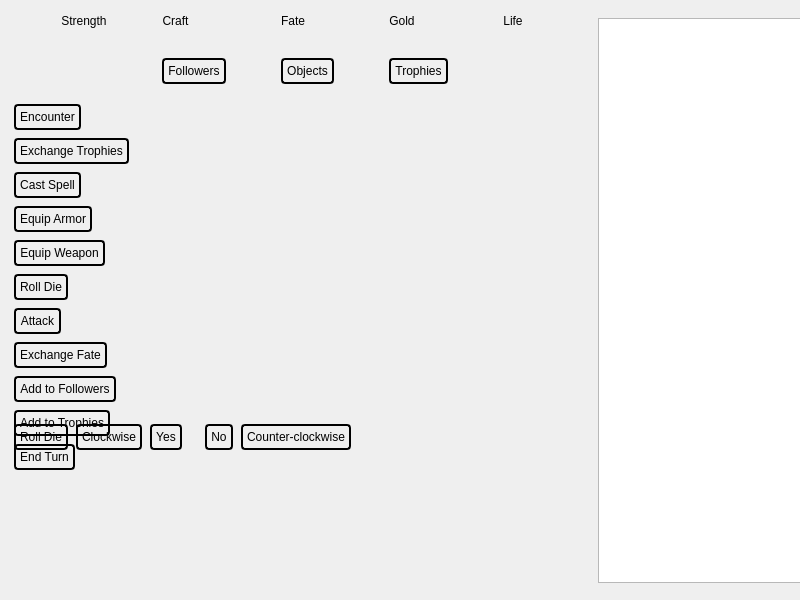
<?xml version="1.0" encoding="UTF-8"?>
<ui version="4.0">
 <class>TheBigWindow</class>
 <widget class="QWidget" name="TheBigWindow">
  <property name="geometry">
   <rect>
    <x>0</x>
    <y>0</y>
    <width>800</width>
    <height>600</height>
   </rect>
  </property>
  <property name="sizePolicy">
   <sizepolicy hsizetype="MinimumExpanding" vsizetype="MinimumExpanding">
    <horstretch>1</horstretch>
    <verstretch>1</verstretch>
   </sizepolicy>
  </property>
  <property name="sizeIncrement">
   <size>
    <width>1</width>
    <height>1</height>
   </size>
  </property>
  <property name="contextMenuPolicy">
   <enum>Qt::NoContextMenu</enum>
  </property>
  <property name="windowTitle">
   <string>Talisman</string>
  </property>
  <property name="windowIcon">
   <iconset>
    <normaloff>images/talisman-icon.gif</normaloff>images/talisman-icon.gif</iconset>
  </property>
  <property name="styleSheet">
   <string notr="true">QPushButton {
	background-image: url(images/CardTexture.jpg);
    border: 2px solid black; 
    border-radius: 4px; 
	padding: 4px;
	margin: 4px;
}

QPushButton:hover {
	border-color: green; 
	color: green;
}

QPushButton:pressed  {
	border-color: rgba(0, 0, 0, 50%);
	color: rgba(0, 0, 0, 50%);
}

QPushButton, QLabel {
	font-family: &quot;Windlass&quot;;
}

QLabel {
	background-color: rgba(0,0,0,0%);
	padding: 4px;
}</string>
  </property>
  <widget class="QWidget" name="layoutWidget">
   <property name="geometry">
    <rect>
     <x>590</x>
     <y>10</y>
     <width>274</width>
     <height>581</height>
    </rect>
   </property>
   <layout class="QVBoxLayout" name="boardPanel">
    <property name="spacing">
     <number>8</number>
    </property>
    <property name="sizeConstraint">
     <enum>QLayout::SetMinimumSize</enum>
    </property>
    <property name="margin">
     <number>8</number>
    </property>
    <item>
     <layout class="QHBoxLayout" name="bigSquare">
      <property name="spacing">
       <number>0</number>
      </property>
      <property name="sizeConstraint">
       <enum>QLayout::SetMinimumSize</enum>
      </property>
     </layout>
    </item>
    <item>
     <widget class="QTextEdit" name="txtLog">
      <property name="sizePolicy">
       <sizepolicy hsizetype="Minimum" vsizetype="Minimum">
        <horstretch>0</horstretch>
        <verstretch>0</verstretch>
       </sizepolicy>
      </property>
      <property name="frameShape">
       <enum>QFrame::StyledPanel</enum>
      </property>
      <property name="readOnly">
       <bool>true</bool>
      </property>
     </widget>
    </item>
   </layout>
  </widget>
  <widget class="QWidget" name="layoutWidget">
   <property name="geometry">
    <rect>
     <x>10</x>
     <y>10</y>
     <width>569</width>
     <height>77</height>
    </rect>
   </property>
   <layout class="QGridLayout" name="charDetailsPanel">
    <property name="sizeConstraint">
     <enum>QLayout::SetMinimumSize</enum>
    </property>
    <property name="spacing">
     <number>0</number>
    </property>
    <item row="0" column="4">
     <widget class="QLabel" name="lblLife">
      <property name="sizePolicy">
       <sizepolicy hsizetype="Fixed" vsizetype="Minimum">
        <horstretch>0</horstretch>
        <verstretch>0</verstretch>
       </sizepolicy>
      </property>
      <property name="layoutDirection">
       <enum>Qt::LeftToRight</enum>
      </property>
      <property name="text">
       <string>Life</string>
      </property>
      <property name="alignment">
       <set>Qt::AlignCenter</set>
      </property>
     </widget>
    </item>
    <item row="0" column="3">
     <widget class="QLabel" name="lblGold">
      <property name="sizePolicy">
       <sizepolicy hsizetype="Fixed" vsizetype="Minimum">
        <horstretch>0</horstretch>
        <verstretch>0</verstretch>
       </sizepolicy>
      </property>
      <property name="layoutDirection">
       <enum>Qt::LeftToRight</enum>
      </property>
      <property name="text">
       <string>Gold</string>
      </property>
      <property name="alignment">
       <set>Qt::AlignCenter</set>
      </property>
     </widget>
    </item>
    <item row="1" column="0">
     <widget class="QLabel" name="lblStrPts">
      <property name="sizePolicy">
       <sizepolicy hsizetype="Fixed" vsizetype="Minimum">
        <horstretch>0</horstretch>
        <verstretch>0</verstretch>
       </sizepolicy>
      </property>
      <property name="layoutDirection">
       <enum>Qt::LeftToRight</enum>
      </property>
      <property name="text">
       <string/>
      </property>
      <property name="alignment">
       <set>Qt::AlignCenter</set>
      </property>
     </widget>
    </item>
    <item row="1" column="1">
     <widget class="QLabel" name="lblCftPts">
      <property name="sizePolicy">
       <sizepolicy hsizetype="Fixed" vsizetype="Minimum">
        <horstretch>0</horstretch>
        <verstretch>0</verstretch>
       </sizepolicy>
      </property>
      <property name="layoutDirection">
       <enum>Qt::LeftToRight</enum>
      </property>
      <property name="text">
       <string/>
      </property>
      <property name="alignment">
       <set>Qt::AlignCenter</set>
      </property>
     </widget>
    </item>
    <item row="1" column="2">
     <widget class="QLabel" name="lblFatePts">
      <property name="sizePolicy">
       <sizepolicy hsizetype="Fixed" vsizetype="Minimum">
        <horstretch>0</horstretch>
        <verstretch>0</verstretch>
       </sizepolicy>
      </property>
      <property name="layoutDirection">
       <enum>Qt::LeftToRight</enum>
      </property>
      <property name="text">
       <string/>
      </property>
      <property name="alignment">
       <set>Qt::AlignCenter</set>
      </property>
     </widget>
    </item>
    <item row="1" column="3">
     <widget class="QLabel" name="lblGoldPts">
      <property name="sizePolicy">
       <sizepolicy hsizetype="Fixed" vsizetype="Minimum">
        <horstretch>0</horstretch>
        <verstretch>0</verstretch>
       </sizepolicy>
      </property>
      <property name="layoutDirection">
       <enum>Qt::LeftToRight</enum>
      </property>
      <property name="text">
       <string/>
      </property>
      <property name="alignment">
       <set>Qt::AlignCenter</set>
      </property>
     </widget>
    </item>
    <item row="1" column="4">
     <widget class="QLabel" name="lblLifePts">
      <property name="sizePolicy">
       <sizepolicy hsizetype="Fixed" vsizetype="Minimum">
        <horstretch>0</horstretch>
        <verstretch>0</verstretch>
       </sizepolicy>
      </property>
      <property name="layoutDirection">
       <enum>Qt::LeftToRight</enum>
      </property>
      <property name="text">
       <string/>
      </property>
      <property name="alignment">
       <set>Qt::AlignCenter</set>
      </property>
     </widget>
    </item>
    <item row="2" column="1">
     <widget class="QPushButton" name="btnListFollowers">
      <property name="sizePolicy">
       <sizepolicy hsizetype="Fixed" vsizetype="Fixed">
        <horstretch>0</horstretch>
        <verstretch>0</verstretch>
       </sizepolicy>
      </property>
      <property name="text">
       <string>Followers</string>
      </property>
     </widget>
    </item>
    <item row="2" column="2">
     <widget class="QPushButton" name="btnListObjects">
      <property name="sizePolicy">
       <sizepolicy hsizetype="Fixed" vsizetype="Fixed">
        <horstretch>0</horstretch>
        <verstretch>0</verstretch>
       </sizepolicy>
      </property>
      <property name="text">
       <string>Objects</string>
      </property>
     </widget>
    </item>
    <item row="2" column="3">
     <widget class="QPushButton" name="btnListTrophies">
      <property name="sizePolicy">
       <sizepolicy hsizetype="Fixed" vsizetype="Fixed">
        <horstretch>0</horstretch>
        <verstretch>0</verstretch>
       </sizepolicy>
      </property>
      <property name="text">
       <string>Trophies</string>
      </property>
     </widget>
    </item>
    <item row="0" column="2">
     <widget class="QLabel" name="lblFate">
      <property name="sizePolicy">
       <sizepolicy hsizetype="Fixed" vsizetype="Minimum">
        <horstretch>0</horstretch>
        <verstretch>0</verstretch>
       </sizepolicy>
      </property>
      <property name="layoutDirection">
       <enum>Qt::LeftToRight</enum>
      </property>
      <property name="text">
       <string>Fate</string>
      </property>
      <property name="alignment">
       <set>Qt::AlignCenter</set>
      </property>
     </widget>
    </item>
    <item row="0" column="1">
     <widget class="QLabel" name="lblCft">
      <property name="sizePolicy">
       <sizepolicy hsizetype="Fixed" vsizetype="Minimum">
        <horstretch>0</horstretch>
        <verstretch>0</verstretch>
       </sizepolicy>
      </property>
      <property name="layoutDirection">
       <enum>Qt::LeftToRight</enum>
      </property>
      <property name="text">
       <string>Craft</string>
      </property>
      <property name="alignment">
       <set>Qt::AlignCenter</set>
      </property>
     </widget>
    </item>
    <item row="0" column="0">
     <widget class="QLabel" name="lblStr">
      <property name="sizePolicy">
       <sizepolicy hsizetype="Fixed" vsizetype="Minimum">
        <horstretch>0</horstretch>
        <verstretch>0</verstretch>
       </sizepolicy>
      </property>
      <property name="layoutDirection">
       <enum>Qt::LeftToRight</enum>
      </property>
      <property name="text">
       <string>Strength</string>
      </property>
      <property name="alignment">
       <set>Qt::AlignCenter</set>
      </property>
     </widget>
    </item>
   </layout>
  </widget>
  <widget class="QWidget" name="layoutWidget">
   <property name="geometry">
    <rect>
     <x>10</x>
     <y>420</y>
     <width>341</width>
     <height>51</height>
    </rect>
   </property>
   <layout class="QHBoxLayout" name="movementPanel">
    <property name="spacing">
     <number>0</number>
    </property>
    <property name="sizeConstraint">
     <enum>QLayout::SetFixedSize</enum>
    </property>
    <item>
     <widget class="QPushButton" name="btnRollDie">
      <property name="sizePolicy">
       <sizepolicy hsizetype="Fixed" vsizetype="Fixed">
        <horstretch>0</horstretch>
        <verstretch>0</verstretch>
       </sizepolicy>
      </property>
      <property name="text">
       <string>Roll Die</string>
      </property>
     </widget>
    </item>
    <item>
     <widget class="QPushButton" name="btnRight">
      <property name="sizePolicy">
       <sizepolicy hsizetype="Fixed" vsizetype="Fixed">
        <horstretch>0</horstretch>
        <verstretch>0</verstretch>
       </sizepolicy>
      </property>
      <property name="baseSize">
       <size>
        <width>0</width>
        <height>0</height>
       </size>
      </property>
      <property name="text">
       <string>Clockwise</string>
      </property>
     </widget>
    </item>
    <item>
     <widget class="QPushButton" name="btnYes">
      <property name="sizePolicy">
       <sizepolicy hsizetype="Fixed" vsizetype="Fixed">
        <horstretch>0</horstretch>
        <verstretch>0</verstretch>
       </sizepolicy>
      </property>
      <property name="text">
       <string>Yes</string>
      </property>
     </widget>
    </item>
    <item>
     <widget class="QLabel" name="lblStatus">
      <property name="sizePolicy">
       <sizepolicy hsizetype="Fixed" vsizetype="Fixed">
        <horstretch>1</horstretch>
        <verstretch>0</verstretch>
       </sizepolicy>
      </property>
      <property name="baseSize">
       <size>
        <width>0</width>
        <height>40</height>
       </size>
      </property>
      <property name="text">
       <string/>
      </property>
      <property name="alignment">
       <set>Qt::AlignCenter</set>
      </property>
      <property name="wordWrap">
       <bool>true</bool>
      </property>
     </widget>
    </item>
    <item>
     <widget class="QPushButton" name="btnNo">
      <property name="sizePolicy">
       <sizepolicy hsizetype="Fixed" vsizetype="Fixed">
        <horstretch>0</horstretch>
        <verstretch>0</verstretch>
       </sizepolicy>
      </property>
      <property name="text">
       <string>No</string>
      </property>
     </widget>
    </item>
    <item>
     <widget class="QPushButton" name="btnLeft">
      <property name="sizePolicy">
       <sizepolicy hsizetype="Fixed" vsizetype="Fixed">
        <horstretch>0</horstretch>
        <verstretch>0</verstretch>
       </sizepolicy>
      </property>
      <property name="text">
       <string>Counter-clockwise</string>
      </property>
     </widget>
    </item>
   </layout>
  </widget>
  <widget class="QWidget" name="layoutWidget">
   <property name="geometry">
    <rect>
     <x>150</x>
     <y>100</y>
     <width>211</width>
     <height>231</height>
    </rect>
   </property>
   <layout class="QHBoxLayout" name="charCardPanel">
    <property name="spacing">
     <number>0</number>
    </property>
    <property name="sizeConstraint">
     <enum>QLayout::SetFixedSize</enum>
    </property>
   </layout>
  </widget>
  <widget class="QWidget" name="layoutWidget">
   <property name="geometry">
    <rect>
     <x>10</x>
     <y>100</y>
     <width>131</width>
     <height>365</height>
    </rect>
   </property>
   <layout class="QVBoxLayout" name="encounterPanel">
    <property name="spacing">
     <number>0</number>
    </property>
    <property name="sizeConstraint">
     <enum>QLayout::SetFixedSize</enum>
    </property>
    <item>
     <widget class="QPushButton" name="btnEncounter">
      <property name="sizePolicy">
       <sizepolicy hsizetype="Fixed" vsizetype="Fixed">
        <horstretch>0</horstretch>
        <verstretch>0</verstretch>
       </sizepolicy>
      </property>
      <property name="text">
       <string>Encounter</string>
      </property>
     </widget>
    </item>
    <item>
     <widget class="QPushButton" name="btnExchangeTrophies">
      <property name="sizePolicy">
       <sizepolicy hsizetype="Fixed" vsizetype="Fixed">
        <horstretch>0</horstretch>
        <verstretch>0</verstretch>
       </sizepolicy>
      </property>
      <property name="text">
       <string>Exchange Trophies</string>
      </property>
     </widget>
    </item>
    <item>
     <widget class="QPushButton" name="btnCastSpell">
      <property name="sizePolicy">
       <sizepolicy hsizetype="Fixed" vsizetype="Fixed">
        <horstretch>0</horstretch>
        <verstretch>0</verstretch>
       </sizepolicy>
      </property>
      <property name="text">
       <string>Cast Spell</string>
      </property>
     </widget>
    </item>
    <item>
     <widget class="QPushButton" name="btnEquipArmor">
      <property name="sizePolicy">
       <sizepolicy hsizetype="Fixed" vsizetype="Fixed">
        <horstretch>0</horstretch>
        <verstretch>0</verstretch>
       </sizepolicy>
      </property>
      <property name="text">
       <string>Equip Armor</string>
      </property>
     </widget>
    </item>
    <item>
     <widget class="QPushButton" name="btnEquipWeapon">
      <property name="sizePolicy">
       <sizepolicy hsizetype="Fixed" vsizetype="Fixed">
        <horstretch>0</horstretch>
        <verstretch>0</verstretch>
       </sizepolicy>
      </property>
      <property name="text">
       <string>Equip Weapon</string>
      </property>
     </widget>
    </item>
    <item>
     <widget class="QPushButton" name="btnRollEncounterDie">
      <property name="sizePolicy">
       <sizepolicy hsizetype="Fixed" vsizetype="Fixed">
        <horstretch>0</horstretch>
        <verstretch>0</verstretch>
       </sizepolicy>
      </property>
      <property name="text">
       <string>Roll Die</string>
      </property>
     </widget>
    </item>
    <item>
     <widget class="QPushButton" name="btnAttack">
      <property name="sizePolicy">
       <sizepolicy hsizetype="Fixed" vsizetype="Fixed">
        <horstretch>0</horstretch>
        <verstretch>0</verstretch>
       </sizepolicy>
      </property>
      <property name="text">
       <string>Attack</string>
      </property>
     </widget>
    </item>
    <item>
     <widget class="QPushButton" name="btnExchangeFate">
      <property name="sizePolicy">
       <sizepolicy hsizetype="Fixed" vsizetype="Fixed">
        <horstretch>0</horstretch>
        <verstretch>0</verstretch>
       </sizepolicy>
      </property>
      <property name="text">
       <string>Exchange Fate</string>
      </property>
     </widget>
    </item>
    <item>
     <widget class="QPushButton" name="btnAddToFollowers">
      <property name="sizePolicy">
       <sizepolicy hsizetype="Fixed" vsizetype="Fixed">
        <horstretch>0</horstretch>
        <verstretch>0</verstretch>
       </sizepolicy>
      </property>
      <property name="text">
       <string>Add to Followers</string>
      </property>
     </widget>
    </item>
    <item>
     <widget class="QPushButton" name="btnAddToTrophies">
      <property name="sizePolicy">
       <sizepolicy hsizetype="Fixed" vsizetype="Fixed">
        <horstretch>0</horstretch>
        <verstretch>0</verstretch>
       </sizepolicy>
      </property>
      <property name="text">
       <string>Add to Trophies</string>
      </property>
     </widget>
    </item>
    <item>
     <widget class="QPushButton" name="btnEndTurn">
      <property name="sizePolicy">
       <sizepolicy hsizetype="Fixed" vsizetype="Fixed">
        <horstretch>0</horstretch>
        <verstretch>0</verstretch>
       </sizepolicy>
      </property>
      <property name="text">
       <string>End Turn</string>
      </property>
     </widget>
    </item>
   </layout>
  </widget>
  <widget class="QWidget" name="horizontalLayoutWidget">
   <property name="geometry">
    <rect>
     <x>10</x>
     <y>480</y>
     <width>571</width>
     <height>111</height>
    </rect>
   </property>
   <layout class="QHBoxLayout" name="mapSquarePanel">
    <property name="sizeConstraint">
     <enum>QLayout::SetFixedSize</enum>
    </property>
   </layout>
  </widget>
  <widget class="QWidget" name="verticalLayoutWidget">
   <property name="geometry">
    <rect>
     <x>370</x>
     <y>100</y>
     <width>211</width>
     <height>371</height>
    </rect>
   </property>
   <layout class="QVBoxLayout" name="adventureCardPanel">
    <property name="spacing">
     <number>0</number>
    </property>
    <property name="sizeConstraint">
     <enum>QLayout::SetMinimumSize</enum>
    </property>
   </layout>
  </widget>
  <widget class="QWidget" name="horizontalLayoutWidget_2">
   <property name="geometry">
    <rect>
     <x>10</x>
     <y>360</y>
     <width>341</width>
     <height>41</height>
    </rect>
   </property>
   <layout class="QHBoxLayout" name="dicePanel">
    <property name="spacing">
     <number>16</number>
    </property>
   </layout>
  </widget>
 </widget>
 <resources/>
 <connections/>
</ui>
